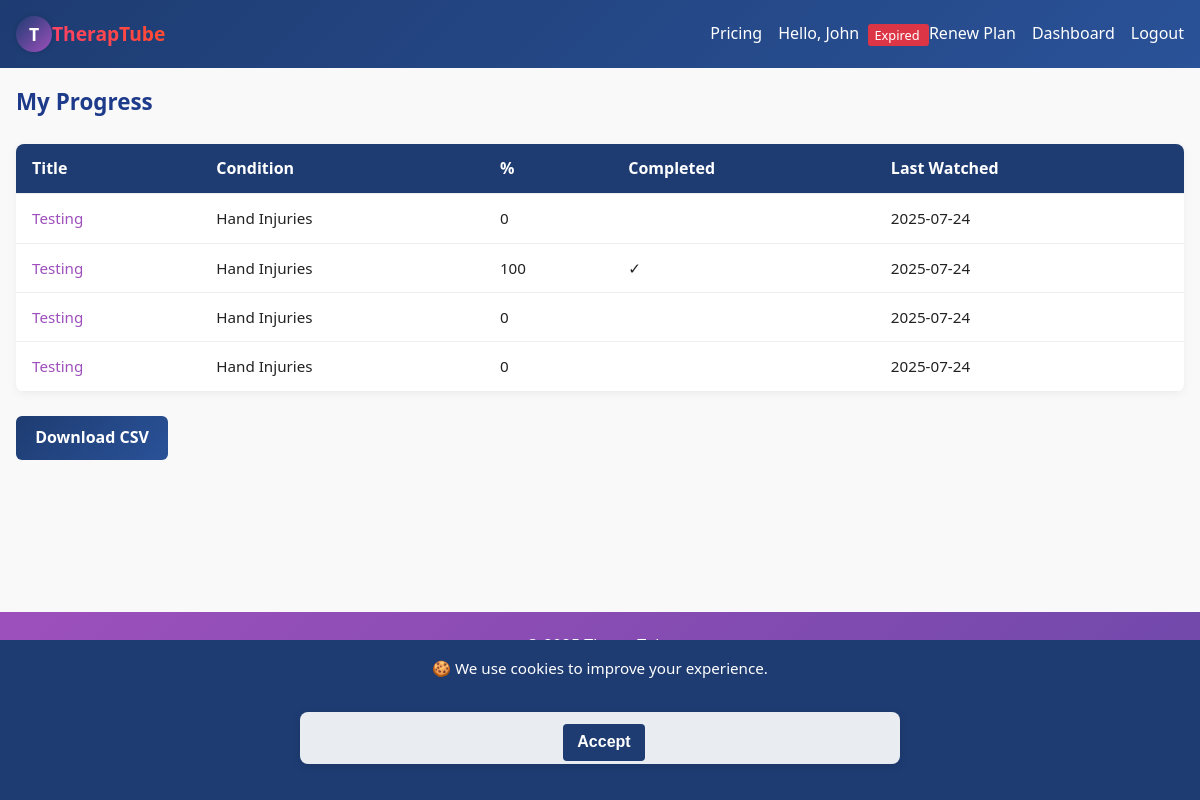
The app's page /progress (signed in) with its own data.
### app.py (models this page shows, shortened)
class User(db.Model, UserMixin):
    id = db.Column(db.Integer, primary_key=True)
    username = db.Column(db.String(80), unique=True, nullable=False)
    email    = db.Column(db.String(120), unique=True)
    invite_code_used = db.Column(db.String(36))
    password_hash = db.Column(db.String(128), nullable=False)
    role = db.Column(db.String(32), nullable=False) # 'client', 'therapist', 'admin',
    media_uploaded = db.relationship('Media', backref='uploader', lazy=True)
    watch_history = db.relationship('WatchHistory', backref='user', lazy=True)

class WatchHistory(db.Model):
    id = db.Column(db.Integer, primary_key=True)
    user_id = db.Column(db.Integer, db.ForeignKey('user.id'))
    media_id = db.Column(db.Integer, db.ForeignKey('media.id'))
    progress_percent = db.Column(db.Integer, default=0)
    completed = db.Column(db.Boolean, default=False)
    watched_at = db.Column(db.DateTime, default=datetime.utcnow)

class Media(db.Model):
    id = db.Column(db.Integer, primary_key=True)
    filename = db.Column(db.String(200), nullable=False)
    thumbnail = db.Column(db.String(200))
    title = db.Column(db.String(120), nullable=False)
    description = db.Column(db.Text, nullable=True)
    category = db.Column(db.String(80), nullable=True)
    otpf_domain = db.Column(db.String(50))
    for_name = db.Column(db.String(50))
    target_condition = db.Column(db.String(50))
    uploader_id = db.Column(db.Integer, db.ForeignKey('user.id'))
    view_count = db.Column(db.Integer, default=0)
    upload_time = db.Column(db.DateTime, default=datetime.utcnow)

### app.py (the view)
@app.route('/progress')
@login_required # User must be logged in
def progress():
    current_utc_year = datetime.now(timezone.utc).year
    records = (
        WatchHistory.query
        .filter_by(user_id=current_user.id)
        .join(Media, WatchHistory.media_id == Media.id)
        .add_columns(Media.title, Media.target_condition,
                        WatchHistory.progress_percent, WatchHistory.completed,
                        WatchHistory.watched_at, Media.id.label("m_id"))
        .order_by(WatchHistory.watched_at.desc())
        .all()
    )
    return render_template('progress.html', rows=records, taxonomy=TAXONOMY, current_year=current_utc_year)

### app.py (called while the page is built)
@app.context_processor
def inject_global_data():
    has_sub = False
    if current_user.is_authenticated:
        has_sub = has_active_subscription(current_user)
    return {
        'app_version': APP_VERSION,  # Assuming APP_VERSION is defined globally or from config
        'utc_now': datetime.now(timezone.utc),
        'has_active_subscription': has_active_subscription, # Make the function itself available
        'current_user': current_user, # Flask-Login usually injects this, but explicit is fine
        'user_has_active_subscription': has_sub # A boolean flag for simpler checks in templates
    }

@login_manager.user_loader
def load_user(user_id):
    return User.query.get(int(user_id))

def has_active_subscription(user):
    if not user.is_authenticated:
        return False # Unauthenticated users never have an active subscription
    if user.role in ['admin', 'caregiver']:
        return True
    if user.role in ['client', 'therapist']:
        latest_subscription = Subscription.query.join(Plan).filter(
            Subscription.user_id == user.id,
            Subscription.status == 'active', # Ensure status is 'active'
            Plan.for_role == user.role # CRUCIAL: Matches plan's intended role to user's role
        ).order_by(Subscription.expires_at.desc()).first()
        if not latest_subscription:
            return False # No active subscription found for their role
        return latest_subscription.expires_at > datetime.utcnow() # Checks expiry
    return False # Default for any other undefined roles

### templates/progress.html
{% extends 'base.html' %}
{% block content %}
<h2>My Progress</h2>
<table>
  <tr>
    <th>Title</th><th>Condition</th><th>%</th><th>Completed</th><th>Last Watched</th>
  </tr>
  {% for r in rows %}
    <tr>
        <td data-label="Title">
            <a href="{{ url_for('watch', media_id=r.m_id) }}">{{ r.title }}</a>
        </td>
        <td data-label="Condition">{{ r.target_condition }}</td>
        <td data-label="%">{{ r.progress_percent }}</td>
        <td data-label="Completed">{{ '✓' if r.completed else '' }}</td>
        <td data-label="Last Watched">{{ r.watched_at.strftime('%Y-%m-%d') }}</td>
    </tr>
  {% endfor %}
</table>
<p><a href="{{ url_for('progress_report') }}">Download CSV</a></p>
{% endblock %}

### templates/base.html (shortened to what this page needs)
<!doctype html>
<html lang="en">
<head>
    <link rel="stylesheet" href="{{ url_for('static', filename='style.css') }}">
    <link rel="stylesheet" href="https://cdnjs.cloudflare.com/ajax/libs/font-awesome/6.5.0/css/all.min.css">
</head>
<body>
    <nav class="navbar">
        <div class="nav-brand">
            {% if current_user.is_authenticated %}
                {% if current_user.role == 'client' %}
                    <a href="{{ url_for('client_dashboard') }}">
                        <div class="logo-circle animate-spin">
                            <span class="logo-text">T</span>
                        </div>
                        <span class="brand-text">TherapTube</span>
                    </a>
                {% endif %}
            {% endif %}
        </div>
        <div class="nav-links">
            <a href="{{ url_for('pricing') }}">Pricing</a>
            {% if current_user.is_authenticated %}
                <span class="user-greet">Hello, {{ current_user.username }}
                    {% if current_user.role in ['client', 'therapist'] %}
                        {% if has_active_subscription(current_user) %}
                            <a href="{{ url_for('my_subscription') }}" class="sub-status active clickable-badge">
                                Subscribed
                            </a>
                        {% else %}
                            <a href="{{ url_for('my_subscription') }}" class="sub-status expired clickable-badge">
                                Expired
                            </a>
                            <a href="{{ url_for('pricing') }}" class="button subscribe-btn">Renew Plan</a>
                        {% endif %}
                    {% endif %}
                </span>
                {% if current_user.role == 'client' %}
                    <a href="{{ url_for('client_dashboard') }}">Dashboard</a>
                {% endif %}
                <a href="{{ url_for('logout') }}">Logout</a>
            {% else %}
                <a href="{{ url_for('login') }}">Login</a>
                <a href="{{ url_for('register') }}">Register</a>
            {% endif %}
        </div>
    </nav>
    <div class="container">
        {% block content %}{% endblock %}
    </div>
    <footer class="footer sticky-footer">
        <div class="footer-top">
            <span>&copy; {{ current_year }} TherapTube</span>
            <span>Version {{ app_version }}</span>
            <span>Designed by Atom De Legend</span>
            <span>
                <a href="mailto:info@example.com">Contact</a> |
                <a href="{{ url_for('privacy') }}">Privacy</a> |
                <a href="{{ url_for('terms') }}">Terms</a> |
                <a href="{{ url_for('cookies') }}">Cookies</a> |
                <a href="{{ url_for('about') }}">About</a>
            </span>
        </div>
    </footer>
    {% if not request.cookies.get('cookies_accepted') %}
        <div id="cookie-banner" class="cookie-banner">
            🍪 We use cookies to improve your experience.
            <form method="post" action="{{ url_for('accept_cookies') }}" class="cookie-inline-form">
                <button type="submit">Accept</button>
            </form>
        </div>
    {% endif %}
</body>

### static/style.css (style rules this page uses)
:root { --color-primary: #1e3c72; --color-primary-light: #2a5298; --color-accent: #9d50bb; --color-accent-dark: #6e48aa; --color-bg: #f9f9f9; --color-text: #222; --color-white: #fff; --gradient-primary: linear-gradient(135deg, var(--color-primary), var(--color-primary-light)); --gradient-accent: linear-gradient(135deg, var(--color-accent), var(--color-accent-dark)); }
* { margin: 0; padding: 0; box-sizing: border-box; }
body { font-family: 'Segoe UI', sans-serif; background: var(--color-bg); color: var(--color-text); line-height: 1.6; }
a { text-decoration: none; color: var(--color-primary); transition: 0.3s ease; }
.container { max-width: 1200px; margin: auto; padding: 1rem; }
.navbar { background: var(--gradient-primary); padding: 1rem; display: flex; flex-wrap: wrap; align-items: center; justify-content: space-between; position: sticky; top: 0; z-index: 1000; }
.nav-brand { display: flex; align-items: center; gap: 0.5rem; }
.nav-brand a { display: flex; align-items: center; text-decoration: none; color: var(--color-primary); font-size: 1.4rem; font-weight: bold; }
.logo-circle { width: 36px; height: 36px; background: linear-gradient(135deg, var(--color-primary), var(--color-accent)); border-radius: 50%; display: flex; justify-content: center; align-items: center; box-shadow: 0 0 6px rgba(0,0,0,0.15); }
.logo-text { color: #fff; font-weight: bold; font-size: 1.1rem; font-family: 'Segoe UI', sans-serif; }
.animate-spin { animation: slowSpin 6s linear infinite; }
.brand-text { font-weight: bold; font-size: 1.2rem; background: linear-gradient(45deg, #ff416c, #ff4b2b); -webkit-background-clip: text; background-clip: text; -webkit-text-fill-color: transparent; font-family: 'Segoe UI', sans-serif; }
.nav-links { display: flex; flex-wrap: wrap; gap: 1rem; align-items: center; }
.nav-links a, .user-greet { color: var(--color-white); font-weight: 500; }
.footer { background: var(--gradient-accent); color: var(--color-white); text-align: center; padding: 1rem 0; margin-top: 2rem; }
.footer-top span { display: block; margin: 0.3rem 0; }
.footer-top a { color: var(--color-white); font-weight: 500; }
.container { padding-bottom: 120px; }
form { background: var(--color-white); max-width: 600px; margin: 2rem auto; padding: 2rem; border-radius: 12px; box-shadow: 0 4px 12px rgba(0,0,0,0.05); display: flex; flex-direction: column; gap: 1.25rem; }
button[type="submit"] { background: var(--gradient-primary); color: var(--color-white); padding: 0.75rem 1.5rem; border: none; border-radius: 8px; font-weight: bold; font-size: 1rem; cursor: pointer; transition: background 0.3s ease; }
table { width: 100%; border-collapse: collapse; background: var(--color-white); margin-top: 1.5rem; border-radius: 8px; overflow: hidden; box-shadow: 0 2px 10px rgba(0, 0, 0, 0.05); }
th, td { padding: 0.75rem 1rem; text-align: left; border-bottom: 1px solid #eee; }
th { background: var(--color-primary); color: var(--color-white); font-weight: 600; }
td { font-size: 0.95rem; }
td a { color: var(--color-accent); font-weight: 500; }
a[href$=".csv"], a[href*="download"] { display: inline-block; margin-top: 1.5rem; background: var(--gradient-primary); color: var(--color-white); padding: 0.6rem 1.2rem; border-radius: 6px; font-weight: bold; transition: background 0.3s ease; }
h2 { font-size: 1.4rem; margin-bottom: 1rem; color: #1e3a8a; }
.cookie-banner { position: fixed; bottom: 0; left: 0; width: 100%; height: 20%; background: var(--color-primary); color: #fff; padding: 1rem; text-align: center; z-index: 9999; font-size: 0.95rem; }
.cookie-banner button { margin-left: 0.5rem; margin-top: 0.5rem; background: #fff; color: var(--color-primary); border: none; padding: 0.4rem 0.8rem; border-radius: 4px; cursor: pointer; }
.cookie-inline-form { display: flex; align-items: center; justify-content: center; padding: 0.2rem; background: rgba(255, 255, 255, 0.9); border-radius: 8px; box-shadow: 0 2px 10px rgba(0, 0, 0, 0.1); }
.cookie-inline-form button { background: var(--color-primary); color: #fff; margin-top: 0.5rem; border: none; padding: 0.6rem 0.9rem; border-radius: 4px; cursor: pointer; }

### templates/base.html (style rules this page uses)
.sub-status { font-size: 0.8em; padding: 2px 6px; border-radius: 3px; margin-left: 5px; vertical-align: middle; font-weight: normal; }
.sub-status.expired { background-color: #dc3545; color: white; }

### records on screen
User: username "John"
WatchHistory: title "Testing", target_condition "Hand Injuries", progress_percent "0", watched_at "2025-07-24"
WatchHistory: title "Testing", target_condition "Hand Injuries", progress_percent "100", completed "✓", watched_at "2025-07-24"
WatchHistory: title "Testing", target_condition "Hand Injuries", progress_percent "0", watched_at "2025-07-24"
WatchHistory: title "Testing", target_condition "Hand Injuries", progress_percent "0", watched_at "2025-07-24"
